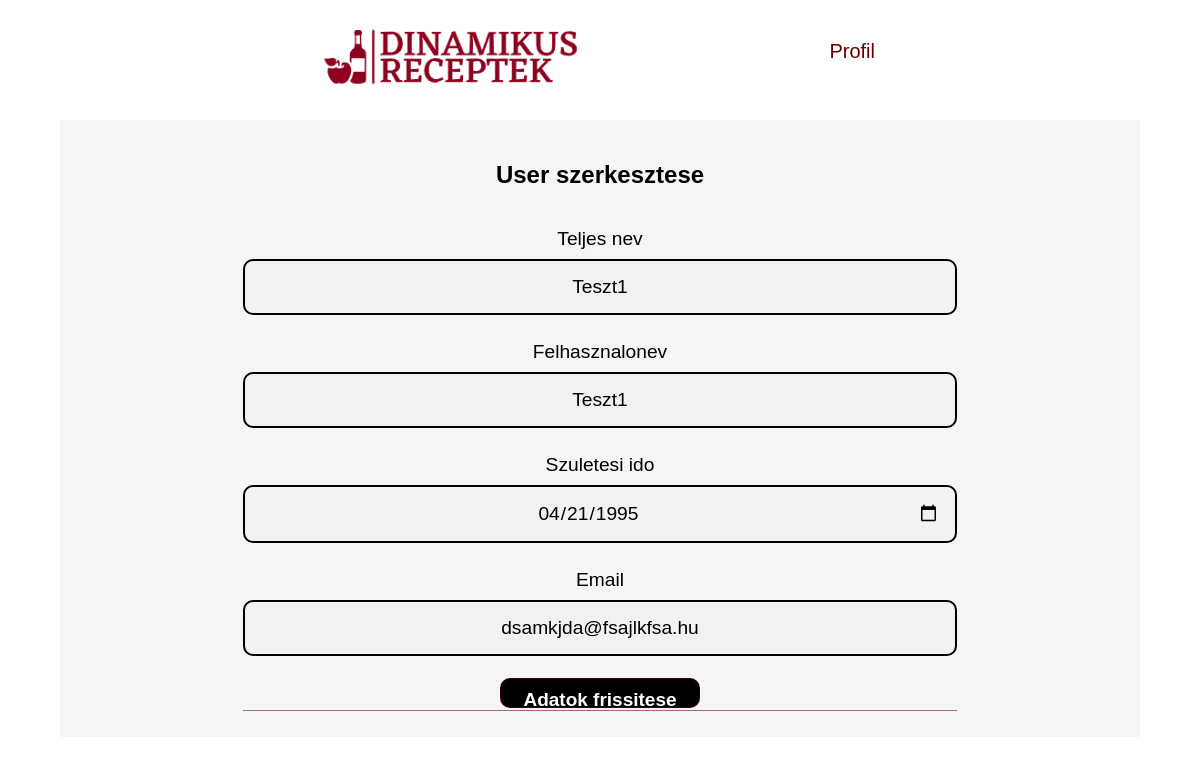
Screenshot of /profil-edit.php?id=10 with the database file from the repository.
### tables this page shows
CREATE TABLE `users` (
  `id` int(11) NOT NULL,
  `username` varchar(100) NOT NULL,
  `teljes_nev` varchar(25) NOT NULL,
  `pw` varchar(100) NOT NULL,
  `szul_ido` date NOT NULL,
  `created_at` datetime NOT NULL DEFAULT current_timestamp(),
  `email` varchar(30) NOT NULL
);

### profil-edit.php (the view, shortened to what this page needs)
<?php
require 'db.php';
$id = $_GET['id'];
$sql = 'SELECT * FROM users WHERE id=:id';
$statement = $conn->prepare($sql);
$statement->execute([':id' => $id ]);
$person = $statement->fetch(PDO::FETCH_OBJ);
 ?>
<?php include 'header.php'; ?>
<div class="container">
  <div class="card mt-5">
    <div class="card-header">
      <h2>User szerkesztese</h2>
    </div>
    <div class="card-body">
      <form method="post">
        <div class="form-group edit">
          <label for="name">Teljes nev</label>
          <input value="<?= $person->teljes_nev; ?>" type="text" name="name" id="name" class="form-control">
        </div>
        <div class="form-group">
          <label for="Felhasznalonev">Felhasznalonev</label>
          <input type="name" value="<?= $person->username; ?>" name="username" id="email" class="form-control">
        </div>
        <div class="form-group">
          <label for="szul_ido">Szuletesi ido</label>
          <input type="date" value="<?= $person->szul_ido; ?>" name="szul_ido" id="szul_ido" class="form-control">
        </div>
        <div class="form-group">
          <label for="email">Email</label>
          <input type="email" value="<?= $person->email; ?>" name="email" id="email" class="form-control">
        </div>
        <div class="form-group">
          <button type="submit" class="btn btn-info">Adatok frissitese</button>
        </div>
      </form>
    </div>
  </div>
</div>
<?php require 'footer.php'; ?>

### css/header.css (style rules this page uses)
* { padding: 0; margin: 0; }
body { min-width: 300px; }

### css/szurok.css (style rules this page uses)
* { font-family: 'Gentium Book Basic', sans-serif; }
button { width: 100px; height: 30px; }
button { border: 1px rgba(105, 0, 0, 0.545) solid; border-radius: 5px; background-color:rgba(239, 155, 155, 0.524); font-size: 1.2em; }
form { margin: 10px; border-bottom: 1px rgba(105, 0, 0, 0.545) solid; }
form label { font-size: 1.2em; line-height: 30px; }

### css/styles.css (style rules this page uses)
body { font-family: Arial, Helvetica, sans-serif; }
* { box-sizing: border-box; margin: 0; padding: 0; }
.container { width: 90%; margin: auto; padding: 16px; background-color: whitesmoke; display: flex; justify-content: center; }
input[type=text], input[type=password],input[type=email],input[type=name],input[type=date] { width: 100%; padding: 15px; margin: 5px 0 22px 0; display: inline-block; border: 2px solid black; border-radius: 10px; background: #f1f1f1; }
.form-control { text-align: center; font-size: 1.2em; }
.btn-info { font-weight: 600; color: #fff; background-color: #000000; font-size: 19px; padding: 10px; border-color: 1px solid #000000; border-radius: 10px; transition: 0.3s; width: 200px; }
.card-header { padding-bottom: 25px; padding-top: 25px; }
.card { width: 70%; text-align: center; }

### rows the page displays
users: name "Teszt1", username "Teszt1", szul_ido "04/21/1995", email "dsamkjda@fsajlkfsa.hu"
